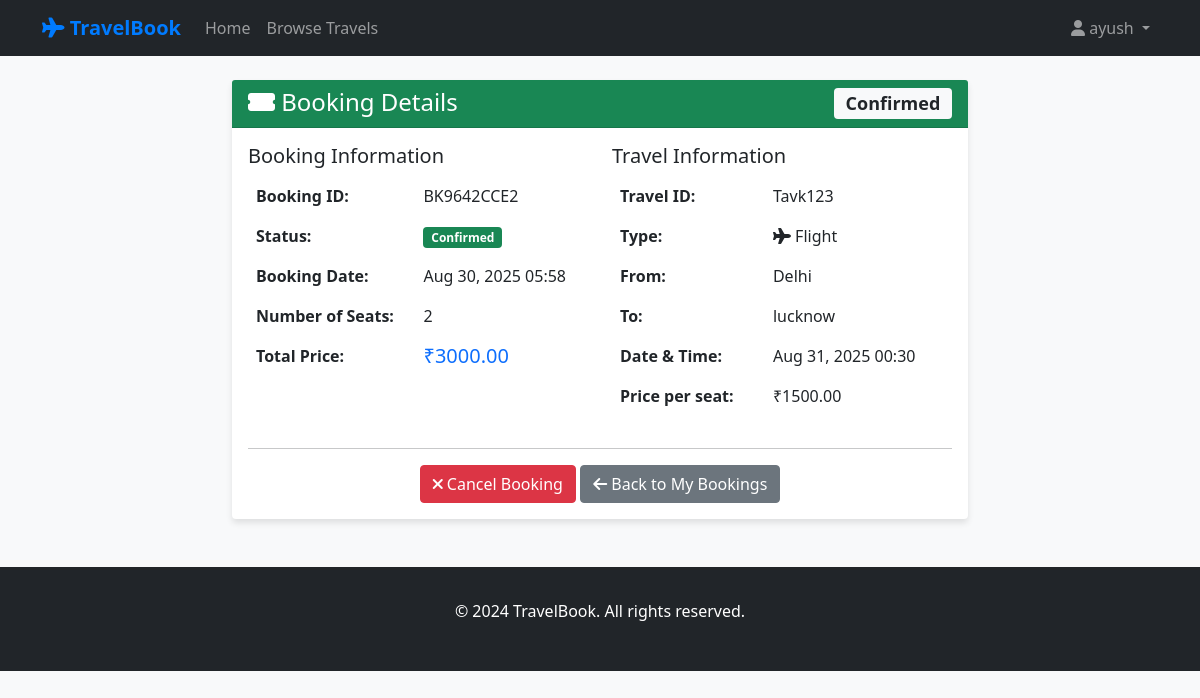
Screenshot of /booking/BK9642CCE2/ (signed in) with the database file from the repository.
### booking/models.py (models this page shows, shortened)
class Booking(models.Model):
    STATUS_CHOICES = [
        ('confirmed', 'Confirmed'),
        ('cancelled', 'Cancelled'),
    ]
    booking_id = models.CharField(max_length=20, unique=True)
    user = models.ForeignKey(User, on_delete=models.CASCADE, related_name='bookings')
    travel_option = models.ForeignKey(TravelOption, on_delete=models.CASCADE)
    number_of_seats = models.PositiveIntegerField(validators=[MinValueValidator(1)])
    total_price = models.DecimalField(max_digits=10, decimal_places=2)
    booking_date = models.DateTimeField(auto_now_add=True)
    status = models.CharField(max_length=20, choices=STATUS_CHOICES, default='confirmed')
    class Meta:
        ordering = ['-booking_date']

class TravelOption(models.Model):
    TRAVEL_TYPES = [
        ('flight', 'Flight'),
        ('train', 'Train'),
        ('bus', 'Bus'),
    ]
    travel_id = models.CharField(max_length=20, unique=True)
    type = models.CharField(max_length=20, choices=TRAVEL_TYPES)
    source = models.CharField(max_length=100)
    destination = models.CharField(max_length=100)
    date_time = models.DateTimeField()
    price = models.DecimalField(max_digits=10, decimal_places=2, validators=[MinValueValidator(0)])
    available_seats = models.PositiveIntegerField()
    created_at = models.DateTimeField(auto_now_add=True)
    class Meta:
        ordering = ['date_time']

### booking/views.py (the view)
# urls.py: path('booking/<str:booking_id>/', views.booking_detail, name='booking_detail'),
@login_required
def booking_detail(request, booking_id):
    booking = get_object_or_404(Booking, booking_id=booking_id, user=request.user)
    return render(request, 'booking/booking_detail.html', {'booking': booking})

### booking/templates/booking/booking_detail.html (shortened to what this page needs)
{% extends 'booking/base.html' %}
{% block content %}
<div class="row">
    <div class="col-md-8 mx-auto">
        <div class="card">
            <div class="card-header bg-{% if booking.status == 'confirmed' %}success{% else %}danger{% endif %} text-white">
                <h4 class="mb-0">
                    <i class="fas fa-ticket-alt"></i> Booking Details
                    <span class="badge bg-light text-dark float-end">{{ booking.get_status_display }}</span>
                </h4>
            </div>
            <div class="card-body">
                <div class="row">
                    <div class="col-md-6">
                        <h5>Booking Information</h5>
                        <table class="table table-borderless">
                            <tr>
                                <td><strong>Booking ID:</strong></td>
                                <td>{{ booking.booking_id }}</td>
                            </tr>
                            <tr>
                                <td><strong>Status:</strong></td>
                                <td>
                                    <span class="badge bg-{% if booking.status == 'confirmed' %}success{% else %}danger{% endif %}">
                                        {{ booking.get_status_display }}
                                    </span>
                                </td>
                            </tr>
                            <tr>
                                <td><strong>Booking Date:</strong></td>
                                <td>{{ booking.booking_date|date:"M d, Y H:i" }}</td>
                            </tr>
                            <tr>
                                <td><strong>Number of Seats:</strong></td>
                                <td>{{ booking.number_of_seats }}</td>
                            </tr>
                            <tr>
                                <td><strong>Total Price:</strong></td>
                                <td><h5 class="text-primary">₹{{ booking.total_price }}</h5></td>
                            </tr>
                        </table>
                    </div>
                    <div class="col-md-6">
                        <h5>Travel Information</h5>
                        <table class="table table-borderless">
                            <tr>
                                <td><strong>Travel ID:</strong></td>
                                <td>{{ booking.travel_option.travel_id }}</td>
                            </tr>
                            <tr>
                                <td><strong>Type:</strong></td>
                                <td>
                                    <i class="fas fa-{% if booking.travel_option.type == 'flight' %}plane{% elif booking.travel_option.type == 'train' %}train{% else %}bus{% endif %}"></i>
                                    {{ booking.travel_option.get_type_display }}
                                </td>
                            </tr>
                            <tr>
                                <td><strong>From:</strong></td>
                                <td>{{ booking.travel_option.source }}</td>
                            </tr>
                            <tr>
                                <td><strong>To:</strong></td>
                                <td>{{ booking.travel_option.destination }}</td>
                            </tr>
                            <tr>
                                <td><strong>Date & Time:</strong></td>
                                <td>{{ booking.travel_option.date_time|date:"M d, Y H:i" }}</td>
                            </tr>
                            <tr>
                                <td><strong>Price per seat:</strong></td>
                                <td>₹{{ booking.travel_option.price }}</td>
                            </tr>
                        </table>
                    </div>
                </div>
                <hr>
                <div class="text-center">
                    {% if booking.status == 'confirmed' %}
                        <a href="{% url 'cancel_booking' booking.booking_id %}"
                           class="btn btn-danger"
                           onclick="return confirm('Are you sure you want to cancel this booking?')">
                            <i class="fas fa-times"></i> Cancel Booking
                        </a>
                    {% endif %}
                    <a href="{% url 'my_bookings' %}" class="btn btn-secondary">
                        <i class="fas fa-arrow-left"></i> Back to My Bookings
                    </a>
                </div>
            </div>
        </div>
    </div>
</div>
{% endblock %}

### booking/templates/booking/base.html (shortened to what this page needs)
<!DOCTYPE html>
<html lang="en">
<head>
    <link href="https://cdn.jsdelivr.net/npm/bootstrap@5.1.3/dist/css/bootstrap.min.css" rel="stylesheet">
    <link href="https://cdnjs.cloudflare.com/ajax/libs/font-awesome/6.0.0/css/all.min.css" rel="stylesheet">
</head>
<body>
    <nav class="navbar navbar-expand-lg navbar-dark bg-dark">
        <div class="container">
            <a class="navbar-brand" href="{% url 'home' %}">
                <i class="fas fa-plane"></i> TravelBook
            </a>
            <div class="collapse navbar-collapse" id="navbarNav">
                <ul class="navbar-nav me-auto">
                    <li class="nav-item">
                        <a class="nav-link" href="{% url 'home' %}">Home</a>
                    </li>
                    <li class="nav-item">
                        <a class="nav-link" href="{% url 'travel_list' %}">Browse Travels</a>
                    </li>
                </ul>
                <ul class="navbar-nav">
                    {% if user.is_authenticated %}
                        <li class="nav-item dropdown">
                            <a class="nav-link dropdown-toggle" href="#" id="navbarDropdown" role="button" data-bs-toggle="dropdown">
                                <i class="fas fa-user"></i> {{ user.username }}
                            </a>
                        </li>
                    {% endif %}
                </ul>
            </div>
        </div>
    </nav>
    <main class="container my-4">
        {% block content %}
        {% endblock %}
    </main>
    <footer class="bg-dark text-white text-center">
        <div class="container">
            <p>&copy; 2024 TravelBook. All rights reserved.</p>
        </div>
    </footer>
</body>
</html>

### booking/templates/booking/base.html (style rules this page uses)
body { background-color: #f8f9fa; }
.navbar-brand { font-weight: bold; color: #007bff !important; }
.card { box-shadow: 0 4px 6px rgba(0, 0, 0, 0.1); border: none; }
footer { background-color: #343a40; color: white; padding: 2rem 0; margin-top: 3rem; }

### rows the page displays
Booking: status "Confirmed", booking_id "BK9642CCE2", booking_date "Aug 30, 2025 05:58", number_of_seats "2", total_price "3000.00", travel_option.travel_id "Tavk123", travel_option.type "Flight", travel_option.source "Delhi", travel_option.destination "lucknow", travel_option.date_time "Aug 31, 2025 00:30", travel_option.price "1500.00"

### other values shown
{{ user.username }} "ayush"
